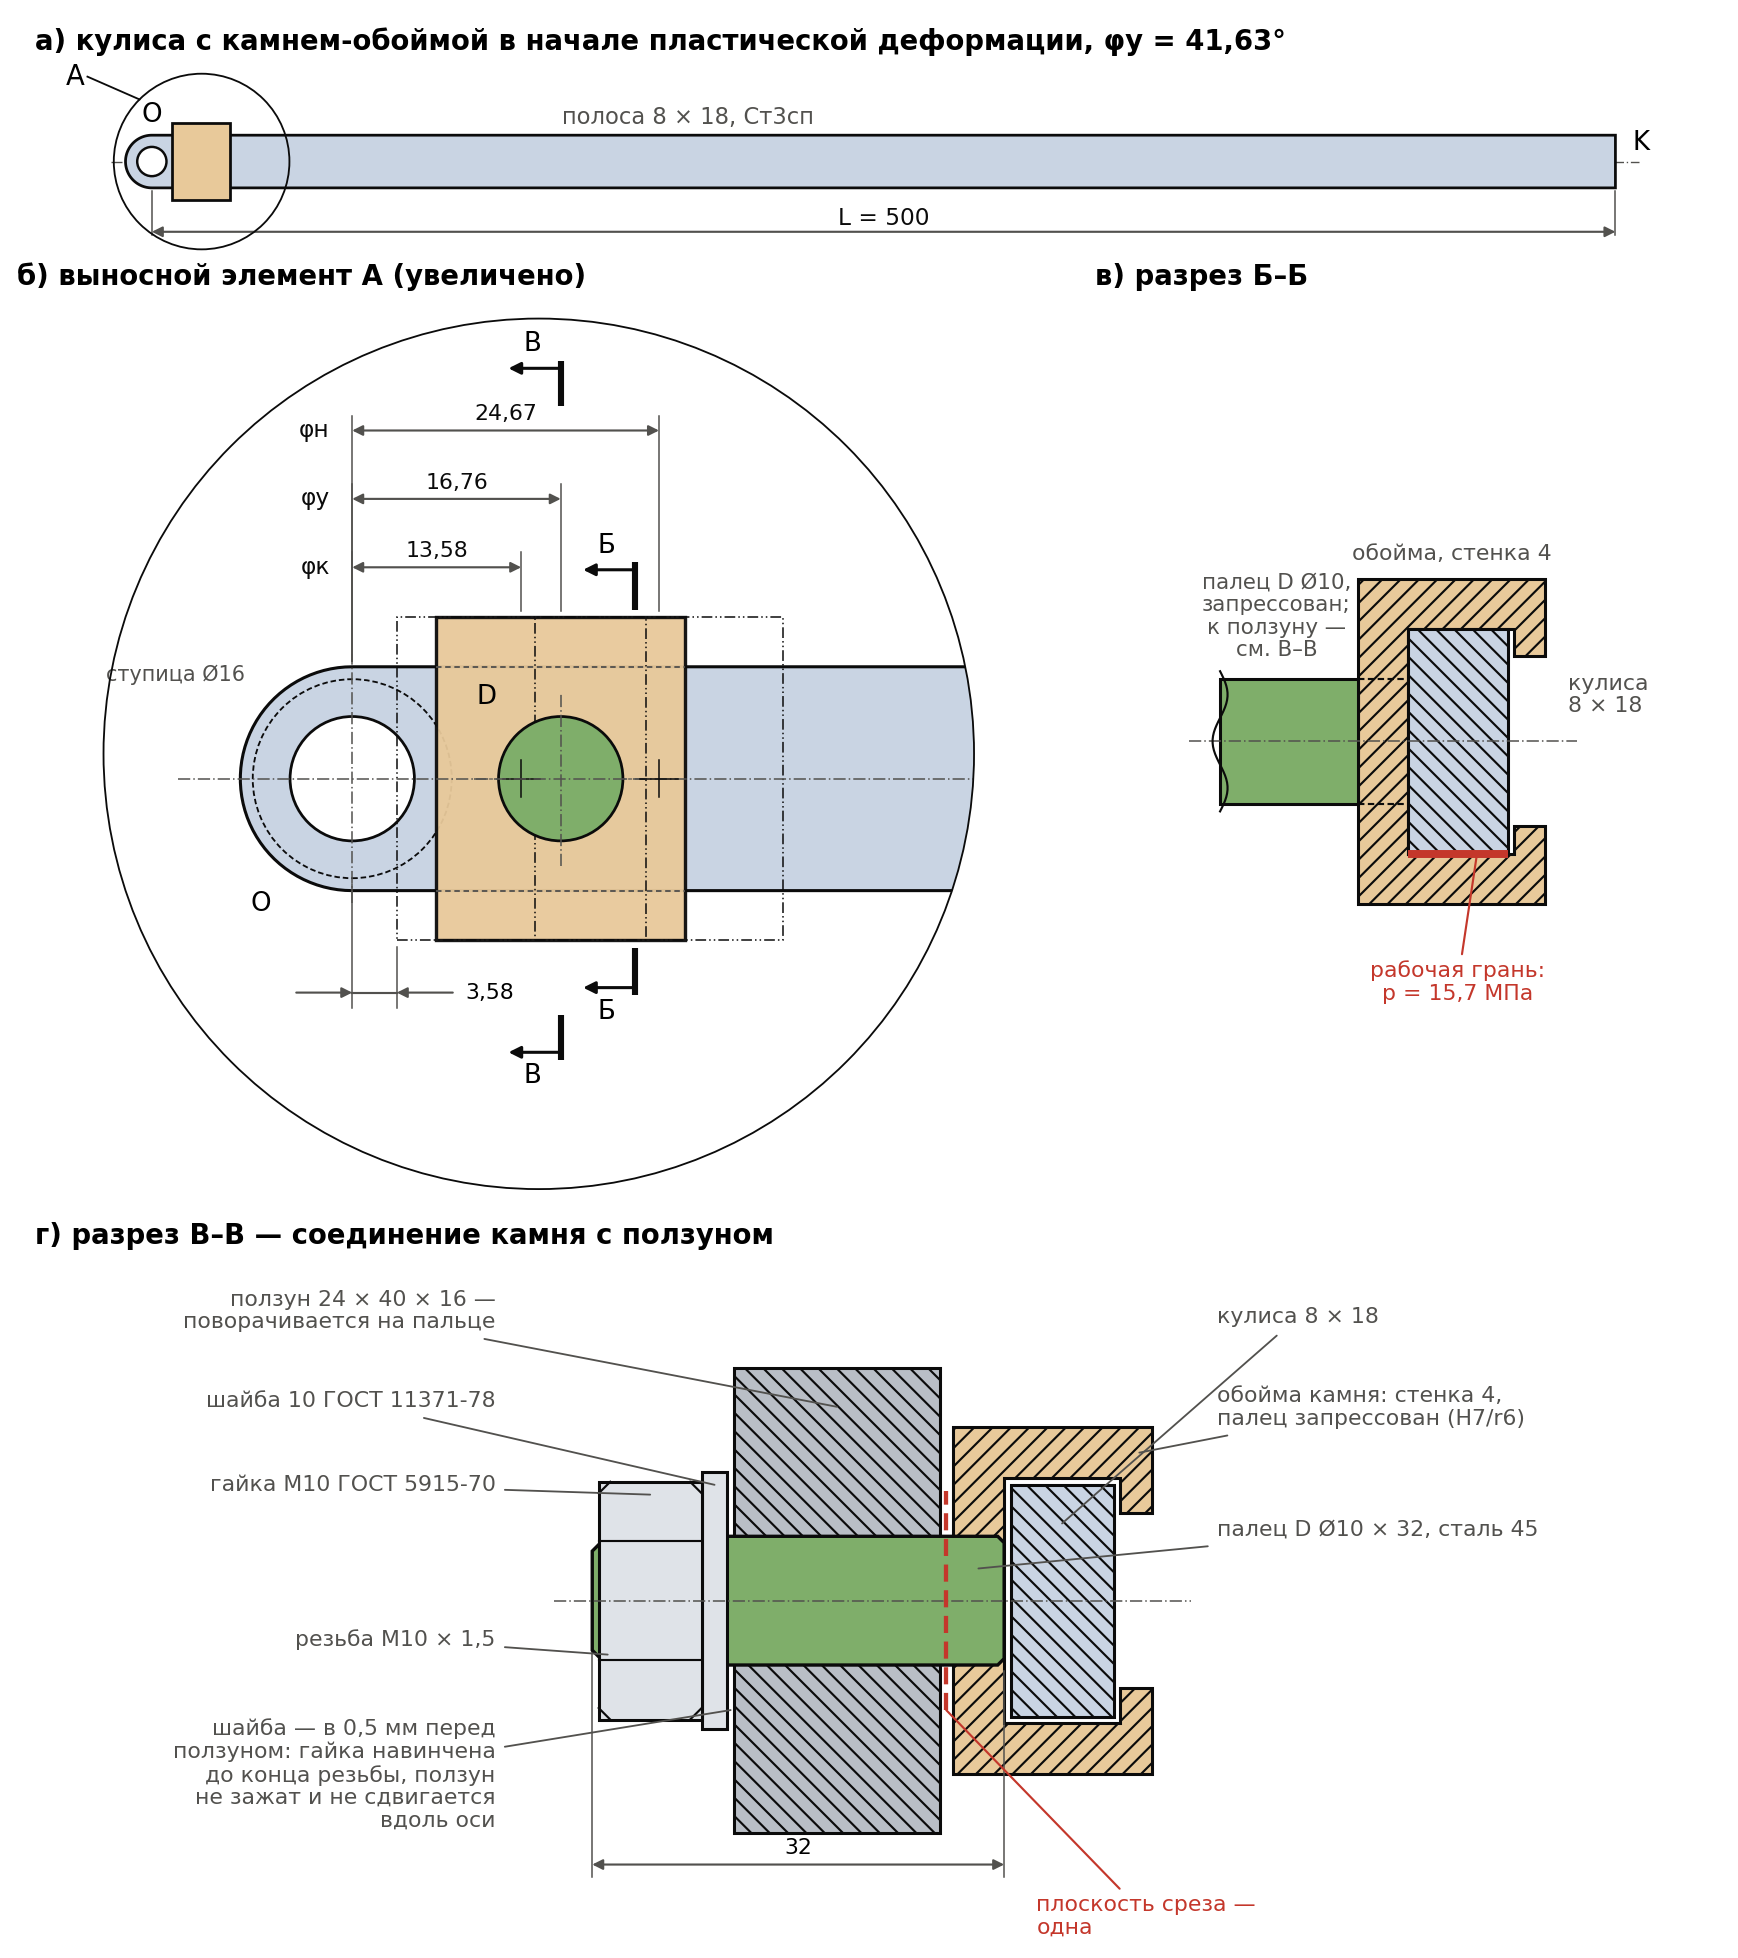

Write the Python code that produced this figure.
# -*- coding: utf-8 -*-
"""Рис. 13 расчёта «Камень и кулиса» — палец D отдельной деталью (замечание преподавателя: камень — деталь с отверстием +
палец, нужна фиксация по оси). Основа — fig12_v23.py (2026-11-04): а) кулиса целиком, б) выносной элемент А, в) разрез Б–Б
(секущая плоскость рядом с пальцем, палец за ней — без штриховки) — без изменений, кроме пальца: в обойме он запрессован
(внутри стенки — штриховыми), к ползуну — обрыв. Новый г) разрез В–В — плоскость через ось пальца D, параллельно Б–Б: кулиса,
обойма, палец, ползун, шайба, гайка М10; палец, шайба и гайка в продольном разрезе — нерассечёнными (ГОСТ 2.305).
Размеры узла — как в 3D-модели (kompas/kompas_build.py): стенка обоймы 4, зазор до ползуна 1, ползун 16, шайба 2 в 0,5 мм
перед ползуном, гайка 8 — до конца резьбы; палец Ø10 × 23,5 + М10 × 1,5 (наружный Ø9,7), резьба начинается под шайбой,
длина 32; срез — в одной плоскости, между обоймой и ползуном.
    python fig13_kamen.py  →  fig13_kamen.png"""
import json, os
import numpy as np, matplotlib
matplotlib.use("Agg")
import matplotlib.pyplot as plt
from matplotlib.patches import Rectangle, Circle, Polygon

OUT = os.path.dirname(os.path.abspath(__file__))
R = json.load(open(os.path.join(OUT, "..", "2026-10-24", "strength_v13.json"), encoding="utf-8"))
PR = json.load(open(os.path.join(OUT, "..", "2026-11-04", "calc_v21.json"), encoding="utf-8"))["pairs"]
plt.rcParams.update({"font.family": "DejaVu Sans", "mathtext.fontset": "dejavusans", "font.size": 9.2,
                     "axes.titlesize": 9.4, "axes.titleweight": "bold", "axes.titlelocation": "left", "hatch.linewidth": 0.7})
INK, INK2, ACC = "#0b0b0b", "#52514e", "#c4372b"
STONE, STRIP, SLIDER, FAST = "#e8c99a", "#c9d4e3", "#b9bec6", "#dfe3e8"
PIN = "#7fae6a"                                               # палец D — отдельная деталь, свой цвет (как в 3D-модели)
cm = lambda s: s.replace(".", ",").replace("-", "−")
fmt = lambda x, d: cm(f"{x:.{d}f}")
L = 500.0
r_O, r_D, r_st = PR["D_O"] / 2, PR["D_D"] / 2, PR["D_ST"] / 2

K_ = R["kul"]; b, h = K_["b"], K_["h"]; lk = R["stone"]["lk"]; s = 4.0; r_ = h / 2
mech = R["mech"]
pos3 = [("φк", mech["lOD_min"]), ("φу", R["A"]["lOD"]), ("φн", mech["lOD_max"])]
cy = R["A"]["lOD"]
PHANTOM = (0, (7, 2, 1, 2, 1, 2))
LIP_O, LIP_T, CL = 2.2, 2.5, 0.5                            # губки: заход на ребро, толщина; зазор за полосой
AXIS = (0, (8, 2, 1, 2))
HID = (0, (3, 1.6))


def arrow(ax, p0, p1, color=INK, lw=1.4, ms=10):
    ax.annotate("", xy=p1, xytext=p0, arrowprops=dict(arrowstyle="-|>", color=color, lw=lw, mutation_scale=ms,
                                                      shrinkA=0, shrinkB=0), zorder=6)


def strip(x_end):
    th = np.linspace(np.pi / 2, 3 * np.pi / 2, 50)
    return np.vstack([[[x_end, r_]], np.column_stack([r_ * np.cos(th), r_ * np.sin(th)]), [[x_end, -r_]]])


def dimh(ax, xa, xb, y, txt, ya, yb, color=INK2):
    ax.annotate("", xy=(xb, y), xytext=(xa, y), arrowprops=dict(arrowstyle="<|-|>", color=color, lw=0.7, shrinkA=0, shrinkB=0,
                                                                mutation_scale=7))
    ax.plot([xa, xa], [ya, y + 1.2 * np.sign(y)], color=color, lw=0.5); ax.plot([xb, xb], [yb, y + 1.2 * np.sign(y)], color=color, lw=0.5)
    ax.text((xa + xb) / 2, y + 0.5, txt, ha="center", va="bottom", fontsize=7.2, color=INK)


def wavy_v(ax, x, y0, y1, amp=0.6, color=INK):
    ys = np.linspace(y0, y1, 40)
    ax.plot(x + amp * np.sin((ys - y0) / (y1 - y0) * 2 * np.pi * 1.5), ys, color=color, lw=0.7, zorder=7)


def cut_marks(ax, x, label, top, bot):
    """след секущей плоскости: толстые штрихи сверху (top = (y_in, y_out)) и снизу (bot), стрелки взгляда — к оси O (влево)"""
    for sg, (y_in, y_out) in ((1, top), (-1, bot)):
        ax.plot([x, x], [sg * y_in, sg * y_out], color=INK, lw=2.0, solid_capstyle="butt", zorder=9)
        arrow(ax, (x, sg * (y_out - 0.6)), (x - 4.2, sg * (y_out - 0.6)), INK, lw=1.0, ms=8)
        ax.text(x - 2.3, sg * (y_out + 0.3), label, ha="center", va="bottom" if sg > 0 else "top", fontsize=8.5)


fig = plt.figure(figsize=(7.9, 8.9), dpi=220)
# ---------------- а) кулиса целиком
ax = fig.add_axes([0.02, 0.865, 0.96, 0.105]); ax.set_aspect("equal", adjustable="datalim"); ax.axis("off")
ax.set_xlim(-40, 530); ax.set_ylim(-34, 34)
ax.set_title(f"а) кулиса с камнем-обоймой в начале пластической деформации, φу = {fmt(R['A']['phi'], 2)}°", fontsize=9, pad=3)
ax.add_patch(Polygon(strip(L), closed=True, fc=STRIP, ec=INK, lw=0.9, zorder=2))
ax.add_patch(Circle((0, 0), r_O, fc="white", ec=INK, lw=0.8, zorder=3))
ax.add_patch(Rectangle((cy - lk / 2, -h / 2 - s), lk, h + 2 * s, fc=STONE, ec=INK, lw=0.9, zorder=4))
ax.plot([-14, L + 8], [0, 0], color=INK2, lw=0.45, ls=AXIS, zorder=1)
ax.text(0, 11.5, "O", ha="center", va="bottom", fontsize=8.5)
ax.text(L + 6, 2, "K", ha="left", va="bottom", fontsize=8.5)
ax.add_patch(Circle((17, 0), 30, fc="none", ec=INK, lw=0.6, zorder=5))
ax.plot([17 - 30 * np.cos(np.pi / 4), -22], [30 * np.sin(np.pi / 4), 29], color=INK, lw=0.6)
ax.text(-23, 29, "А", ha="right", va="center", fontsize=9)
ax.annotate("", xy=(L, -24), xytext=(0, -24), arrowprops=dict(arrowstyle="<|-|>", color=INK2, lw=0.7, shrinkA=0, shrinkB=0, mutation_scale=7))
ax.plot([0, 0], [-r_ - 1, -25.2], color=INK2, lw=0.5); ax.plot([L, L], [-r_ - 1, -25.2], color=INK2, lw=0.5)
ax.text(L / 2, -23.3, "L = 500", ha="center", va="bottom", fontsize=7.6, color=INK)
ax.text(140, r_ + 2, f"полоса {b:g} × {h:g}, Ст3сп", ha="left", va="bottom", fontsize=7.4, color=INK2)

# ---------------- б) выносной элемент А
ax = fig.add_axes([0.01, 0.38, 0.6, 0.47]); ax.set_aspect("equal", adjustable="datalim"); ax.axis("off")
ax.set_xlim(-22, 52); ax.set_ylim(-35, 39)
ax.set_title("б) выносной элемент А (увеличено)", fontsize=9, pad=3)
C0, RC = (15, 2), 35
clip = Circle(C0, RC, transform=ax.transData)
ax.add_patch(Circle(C0, RC, fc="none", ec=INK, lw=0.6, zorder=8))
arts = [ax.add_patch(Polygon(strip(70), closed=True, fc=STRIP, ec=INK, lw=1.0, zorder=2)),
        ax.plot([-14, 60], [0, 0], color=INK2, lw=0.5, ls=AXIS, zorder=6)[0]]
ax.add_patch(Circle((0, 0), r_O, fc="white", ec=INK, lw=0.9, zorder=3))
ax.add_patch(Circle((0, 0), r_st, fc="none", ec=INK, lw=0.6, ls=HID, zorder=3))     # ступица за полосой
ax.plot([0, 0], [-r_st - 2, r_st + 2], color=INK2, lw=0.5, ls=AXIS, zorder=6)
ax.text(-6.5, -9.0, "O", ha="right", va="top", fontsize=8.5, zorder=9)
for lab, x in pos3:
    main = lab == "φу"
    rect = ax.add_patch(Rectangle((x - lk / 2, -h / 2 - s), lk, h + 2 * s, fc=STONE if main else "none", ec=INK,
                                  lw=1.1 if main else 0.5, ls="-" if main else PHANTOM, alpha=0.95 if main else 1, zorder=4 if main else 5))
    arts.append(rect)
    if main:
        for sg in (1, -1):
            arts.append(ax.plot([x - lk / 2, x + lk / 2], [sg * h / 2] * 2, color=INK2, lw=0.6, ls=(0, (3, 2)), zorder=5)[0])
        ax.add_patch(Circle((x, 0), r_D, fc=PIN, ec=INK, lw=0.9, zorder=6))       # торец пальца D, запрессованного в обойму
        ax.plot([x, x], [-r_D - 2, r_D + 2], color=INK2, lw=0.5, ls=AXIS, zorder=7)
        ax.plot([x - r_D - 2, x + r_D + 2], [0, 0], color=INK2, lw=0.5, ls=AXIS, zorder=7)
        ax.text(x - 5.2, 5.5, "D", ha="right", va="bottom", fontsize=8.5, zorder=9)
    else:
        ax.plot([x - 1.5, x + 1.5], [0, 0], color=INK, lw=0.5, zorder=7); ax.plot([x, x], [-1.5, 1.5], color=INK, lw=0.5, zorder=7)
for a in arts:
    a.set_clip_path(clip)
xc = cy + 6                                                   # секущая плоскость Б–Б — рядом с пальцем D, палец в неё не попадает
for k, (lab, x) in enumerate(pos3):
    y = 17 + 5.5 * k
    dimh(ax, 0, x, y, fmt(x, 2), h / 2 + 0.5, h / 2 + s + 0.5)
    ax.text(-1.8, y, lab, ha="right", va="center", fontsize=7.6, color=INK)
a1 = pos3[0][1] - lk / 2
ax.plot([0, 0], [-r_st - 0.5, -18.4], color=INK2, lw=0.5); ax.plot([a1, a1], [-h / 2 - s - 0.5, -18.4], color=INK2, lw=0.5)
ax.plot([0, a1], [-17.2, -17.2], color=INK2, lw=0.7)
arrow(ax, (-4.5, -17.2), (0, -17.2), INK2, lw=0.7, ms=7); arrow(ax, (a1 + 4.5, -17.2), (a1, -17.2), INK2, lw=0.7, ms=7)
ax.text(a1 + 5.5, -17.2, fmt(a1, 2), ha="left", va="center", fontsize=7.2)
cut_marks(ax, xc, "Б", (h / 2 + s + 0.6, h / 2 + s + 4.4), (h / 2 + s + 0.6, h / 2 + s + 4.4))
cut_marks(ax, cy, "В", (30.0, 33.6), (h / 2 + s + 6.0, h / 2 + s + 9.6))      # В–В — через ось пальца; сверху — над размерами
ax.text(-r_st - 0.6, r_st - 0.5, f"ступица Ø{PR['D_ST']:g}", ha="right", va="bottom", fontsize=6.8, color=INK2)

# ---------------- в) разрез Б–Б: обойма и полоса в секущей плоскости заштрихованы; палец D — отдельная деталь за плоскостью:
#                  в стенке обоймы (запрессован) — штриховыми, наружу к ползуну — без штриховки, с обрывом
ax = fig.add_axes([0.63, 0.38, 0.36, 0.47]); ax.set_aspect("equal", adjustable="datalim"); ax.axis("off")
ax.set_xlim(-29, 21); ax.set_ylim(-24, 22)
ax.set_title("в) разрез Б–Б", fontsize=9, pad=3)
xf = -b / 2 - s                                              # наружная грань передней стенки
xl0, xl1 = b / 2 + CL, b / 2 + CL + LIP_T                    # губки: от задней грани полосы с зазором
yt, yl = h / 2 + s, h / 2 - LIP_O                            # наружная грань стенок; кромка губок
pin_l = 11.0
body = [[xf, -yt], [xl1, -yt], [xl1, -yl], [xl0, -yl], [xl0, -h / 2], [-b / 2, -h / 2], [-b / 2, h / 2], [xl0, h / 2],
        [xl0, yl], [xl1, yl], [xl1, yt], [xf, yt]]
ax.add_patch(Polygon(body, closed=True, fc=STONE, ec=INK, lw=1.0, hatch="////", joinstyle="miter"))
ax.add_patch(Rectangle((-b / 2, -h / 2), b, h, fc=STRIP, ec=INK, lw=1.0, hatch="\\\\\\\\"))
ax.add_patch(Rectangle((xf - pin_l, -r_D), pin_l, 2 * r_D, fc=PIN, ec=INK, lw=1.0))    # палец за секущей плоскостью
wavy_v(ax, xf - pin_l, -r_D - 0.6, r_D + 0.6)
for sg in (1, -1):                                           # палец внутри стенки обоймы (запрессован) — невидимый контур
    ax.plot([xf, -b / 2], [sg * r_D, sg * r_D], color=INK, lw=0.7, ls=HID, zorder=6)
ax.plot([xf - pin_l - 2.5, xl1 + 2.5], [0, 0], color=INK2, lw=0.5, ls=AXIS, zorder=5)
ax.plot([-b / 2, b / 2], [-h / 2, -h / 2], color=ACC, lw=2.6, solid_capstyle="butt", zorder=6)
ax.text(xf - pin_l / 2 - 1.0, r_D + 1.5, f"палец D Ø{PR['D_D']:g},\nзапрессован;\nк ползуну —\nсм. В–В", ha="center",
        va="bottom", fontsize=7.0, color=INK2, linespacing=1.15)
ax.text(xl1 + 1.8, 2, f"кулиса\n{b:g} × {h:g}", ha="left", va="bottom", fontsize=7.2, color=INK2, linespacing=1.15)
ax.text((xf + xl1) / 2, yt + 1.2, f"обойма, стенка {s:g}", ha="center", va="bottom", fontsize=7.2, color=INK2)
ax.annotate(f"рабочая грань:\np = {fmt(R['stone']['p'], 1)} МПа", xy=(1.5, -h / 2 - 0.2), xytext=(0, -yt - 4.5),
            fontsize=7.2, color=ACC, ha="center", va="top", linespacing=1.15,
            arrowprops=dict(arrowstyle="-", color=ACC, lw=0.7, shrinkA=0, shrinkB=0))

# ---------------- г) разрез В–В через ось пальца D (параллельно Б–Б, взгляд к оси O): x — вдоль оси пальца (влево — к ползуну,
#                  x = −(z + 17,5), z — координата сборки), y — поперёк полосы. Размеры — как в 3D-модели
X = lambda z: -(z + 17.5)
ax = fig.add_axes([0.02, 0.005, 0.96, 0.355]); ax.set_aspect("equal", adjustable="datalim"); ax.axis("off")
ax.set_xlim(-92, 62); ax.set_ylim(-27, 27)
ax.set_title("г) разрез В–В — соединение камня с ползуном", fontsize=9, pad=3)
WEB0, WEB1 = -13.0, -9.0                                       # стенка обоймы с отверстием под палец
WALL0, LIP0, LIP1 = -24.5, -24.5, -22.0                        # обойма: задняя кромка стенок; губки за полосой
ST0, ST1 = -21.5, -13.5                                        # полоса кулисы
SL0, SL1, SL_H = -8.0, 8.0, 12.0 / np.sin(np.radians(R["A"]["phi"]))   # ползун 24 × 40 × 16: след плоскости В–В при φу
P0, PL = -13.0, 19.0                                          # палец: задний торец, конец
P1, PT = 8.5, 10.0                                             # задняя грань шайбы; начало резьбы (первая впадина)
W1, N1 = P1 + 2.0, P1 + 2.0 + 8.0                              # шайба, гайка (Ø10 пальца — до передней грани шайбы)
RT, RT1 = 4.85, 4.19                                           # резьба М10 × 1,5: наружный радиус, внутренний (d1 = 8,376)
RW, RN = 10.0, 16.0 / 2 / np.cos(np.radians(30))               # шайба Ø20; гайка — по углам (вид вдоль полосы)
YT3 = 13.5                                                     # наружная грань стенок обоймы
obo = [[X(WEB1), -YT3], [X(LIP0), -YT3], [X(LIP0), -6.8], [X(LIP1), -6.8], [X(LIP1), -9.5], [X(WEB0), -9.5], [X(WEB0), 9.5],
       [X(LIP1), 9.5], [X(LIP1), 6.8], [X(LIP0), 6.8], [X(LIP0), YT3], [X(WEB1), YT3]]
ax.add_patch(Polygon(obo, closed=True, fc=STONE, ec=INK, lw=1.0, hatch="////", joinstyle="miter"))
ax.add_patch(Rectangle((X(ST1), -h / 2), X(ST0) - X(ST1), h, fc=STRIP, ec=INK, lw=1.0, hatch="\\\\\\\\"))
ax.add_patch(Rectangle((X(SL1), -SL_H), SL1 - SL0, 2 * SL_H, fc=SLIDER, ec=INK, lw=1.0, hatch="\\\\\\\\"))
# палец: Ø10 до передней грани шайбы, дальше резьба М10 (Ø9,7) с фаской 1; сквозь стенку обоймы и ползун — целиком
pin = [[X(P0), -r_D + 0.5], [X(P0 + 0.5), -r_D], [X(W1), -r_D], [X(W1), -RT], [X(PL - 1), -RT], [X(PL), -RT + 1], [X(PL), RT - 1],
       [X(PL - 1), RT], [X(W1), RT], [X(W1), r_D], [X(P0 + 0.5), r_D], [X(P0), r_D - 0.5]]
ax.add_patch(Polygon(pin, closed=True, fc=PIN, ec=INK, lw=1.1, zorder=4))
for sg in (1, -1):                                             # резьба: тонкая линия по внутреннему диаметру М10
    ax.plot([X(PT), X(PL - 1)], [sg * RT1, sg * RT1], color=INK, lw=0.5, zorder=5)
ax.plot([X(PT), X(PT)], [-RT, RT], color=INK, lw=0.8, zorder=5)                    # граница резьбы (под шайбой)
ax.add_patch(Rectangle((X(W1), -RW), W1 - P1, 2 * RW, fc=FAST, ec=INK, lw=1.0, zorder=6))
ax.add_patch(Rectangle((X(N1), -RN), N1 - W1, 2 * RN, fc=FAST, ec=INK, lw=1.0, zorder=6))
for yy in (-RN * 0.5, RN * 0.5):                               # рёбра шестигранника, видимые вдоль полосы
    ax.plot([X(W1), X(N1)], [yy, yy], color=INK, lw=0.7, zorder=7)
for x0, x1 in ((X(W1), X(W1) - 0.9), (X(N1), X(N1) + 0.9)):    # фаски 30° на углах гайки
    for sg in (1, -1):
        ax.plot([x0, x1], [sg * (RN - 0.9), sg * RN], color=INK, lw=0.7, zorder=7)
ax.plot([X(PL) - 3, X(WALL0) + 3], [0, 0], color=INK2, lw=0.5, ls=AXIS, zorder=8)
# плоскость среза — одна, в зазоре между обоймой и ползуном
xs = X((WEB1 + SL0) / 2)
ax.plot([xs, xs], [-r_D - 3.5, r_D + 3.5], color=ACC, lw=1.4, ls=(0, (4, 2)), zorder=9)
ax.annotate("плоскость среза —\nодна", xy=(xs, -r_D - 3.5), xytext=(xs + 7, -24.5), fontsize=7.2, color=ACC,
            ha="left", va="center", linespacing=1.15, arrowprops=dict(arrowstyle="-", color=ACC, lw=0.7, shrinkA=0, shrinkB=0))


def lead(xy, xytext, text, ha="left", color=INK2):
    ax.annotate(text, xy=xy, xytext=xytext, fontsize=7.2, color=color, ha=ha, va="center", linespacing=1.15, zorder=10,
                arrowprops=dict(arrowstyle="-", color=color, lw=0.6, shrinkA=1, shrinkB=0))


lead((X(-17.5), 6.0), (12.0, 22.0), f"кулиса {b:g} × {h:g}")
lead((X(-23.5), 11.5), (12.0, 15.0), "обойма камня: стенка 4,\nпалец запрессован (H7/r6)")
lead((X(-11.0), 2.5), (12.0, 5.5), "палец D Ø10 × 32, сталь 45")
lead((X(0.0), SL_H - 3.0), (-44.0, 22.5), "ползун 24 × 40 × 16 —\nповорачивается на пальце", ha="right")
lead((X((P1 + W1) / 2), RW - 1.0), (-44.0, 15.5), "шайба 10 ГОСТ 11371-78", ha="right")
lead((X((W1 + N1) / 2), RN - 1.0), (-44.0, 9.0), "гайка М10 ГОСТ 5915-70", ha="right")
lead((X(17.8), -RT1), (-44.0, -3.0), "резьба М10 × 1,5", ha="right")
lead((X((SL1 + P1) / 2), -RW + 1.5), (-44.0, -13.5), "шайба — в 0,5 мм перед\nползуном: гайка навинчена\nдо конца резьбы, ползун\n"
     "не зажат и не сдвигается\nвдоль оси", ha="right")
# длина пальца
ax.plot([X(P0), X(P0)], [-r_D - 0.5, -21.5], color=INK2, lw=0.5); ax.plot([X(PL), X(PL)], [-RT + 1.5, -21.5], color=INK2, lw=0.5)
ax.annotate("", xy=(X(PL), -20.5), xytext=(X(P0), -20.5), arrowprops=dict(arrowstyle="<|-|>", color=INK2, lw=0.7, shrinkA=0,
                                                                          shrinkB=0, mutation_scale=7))
ax.text((X(P0) + X(PL)) / 2, -20.0, "32", ha="center", va="bottom", fontsize=7.2)
fig.savefig(os.path.join(OUT, "fig13_kamen.png"), facecolor="white"); plt.close(fig)
print("ok")
